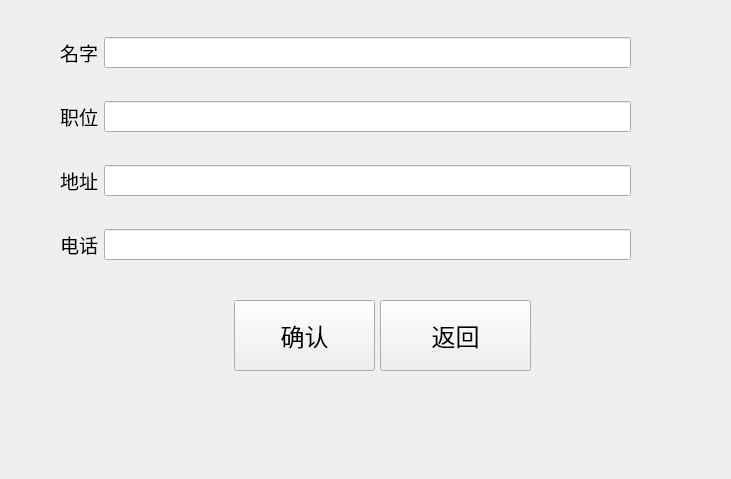
<?xml version="1.0" encoding="UTF-8"?>
<ui version="4.0">
 <class>add</class>
 <widget class="QWidget" name="add">
  <property name="geometry">
   <rect>
    <x>0</x>
    <y>0</y>
    <width>731</width>
    <height>479</height>
   </rect>
  </property>
  <property name="windowTitle">
   <string>Form</string>
  </property>
  <widget class="QPushButton" name="pushButton">
   <property name="geometry">
    <rect>
     <x>234</x>
     <y>300</y>
     <width>141</width>
     <height>71</height>
    </rect>
   </property>
   <property name="font">
    <font>
     <pointsize>18</pointsize>
    </font>
   </property>
   <property name="text">
    <string>确认</string>
   </property>
  </widget>
  <widget class="QPushButton" name="pushButton_2">
   <property name="geometry">
    <rect>
     <x>380</x>
     <y>300</y>
     <width>151</width>
     <height>71</height>
    </rect>
   </property>
   <property name="font">
    <font>
     <pointsize>18</pointsize>
    </font>
   </property>
   <property name="text">
    <string>返回</string>
   </property>
  </widget>
  <widget class="QWidget" name="layoutWidget">
   <property name="geometry">
    <rect>
     <x>60</x>
     <y>10</y>
     <width>571</width>
     <height>281</height>
    </rect>
   </property>
   <layout class="QVBoxLayout" name="verticalLayout">
    <item>
     <layout class="QHBoxLayout" name="horizontalLayout">
      <item>
       <widget class="QLabel" name="label">
        <property name="font">
         <font>
          <pointsize>14</pointsize>
         </font>
        </property>
        <property name="text">
         <string>名字</string>
        </property>
       </widget>
      </item>
      <item>
       <widget class="QLineEdit" name="lineEdit">
        <property name="font">
         <font>
          <pointsize>14</pointsize>
         </font>
        </property>
       </widget>
      </item>
     </layout>
    </item>
    <item>
     <layout class="QHBoxLayout" name="horizontalLayout_2">
      <item>
       <widget class="QLabel" name="label_2">
        <property name="font">
         <font>
          <pointsize>14</pointsize>
         </font>
        </property>
        <property name="text">
         <string>职位</string>
        </property>
       </widget>
      </item>
      <item>
       <widget class="QLineEdit" name="lineEdit_2">
        <property name="font">
         <font>
          <pointsize>14</pointsize>
         </font>
        </property>
       </widget>
      </item>
     </layout>
    </item>
    <item>
     <layout class="QHBoxLayout" name="horizontalLayout_3">
      <item>
       <widget class="QLabel" name="label_3">
        <property name="font">
         <font>
          <pointsize>14</pointsize>
         </font>
        </property>
        <property name="text">
         <string>地址</string>
        </property>
       </widget>
      </item>
      <item>
       <widget class="QLineEdit" name="lineEdit_3">
        <property name="font">
         <font>
          <pointsize>14</pointsize>
         </font>
        </property>
       </widget>
      </item>
     </layout>
    </item>
    <item>
     <layout class="QHBoxLayout" name="horizontalLayout_4">
      <item>
       <widget class="QLabel" name="label_4">
        <property name="font">
         <font>
          <pointsize>14</pointsize>
         </font>
        </property>
        <property name="text">
         <string>电话</string>
        </property>
       </widget>
      </item>
      <item>
       <widget class="QLineEdit" name="lineEdit_4">
        <property name="font">
         <font>
          <pointsize>14</pointsize>
         </font>
        </property>
       </widget>
      </item>
     </layout>
    </item>
   </layout>
  </widget>
 </widget>
 <resources/>
 <connections/>
</ui>
